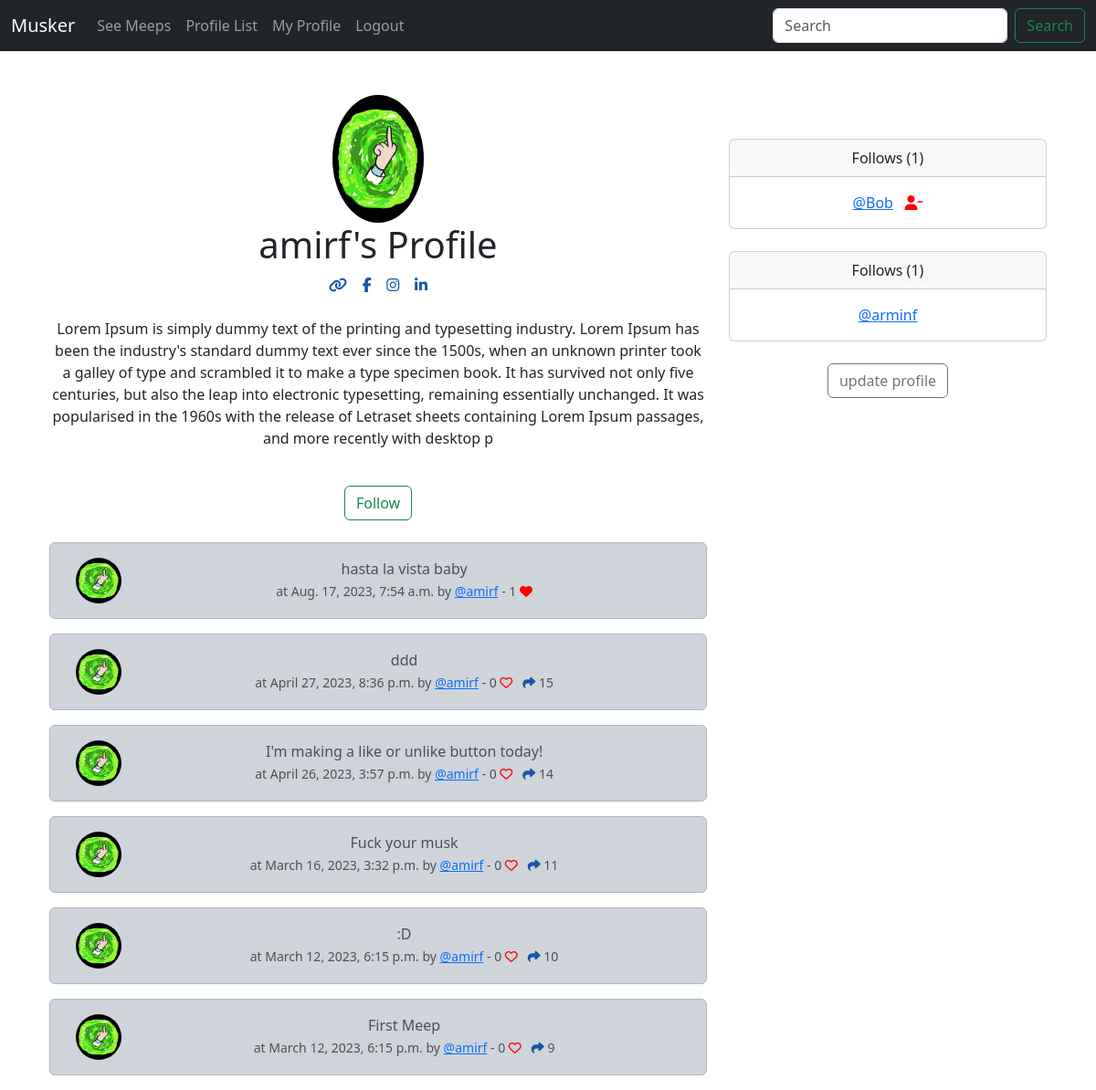
The page /profile/1 (signed in) on the database as committed earlier.
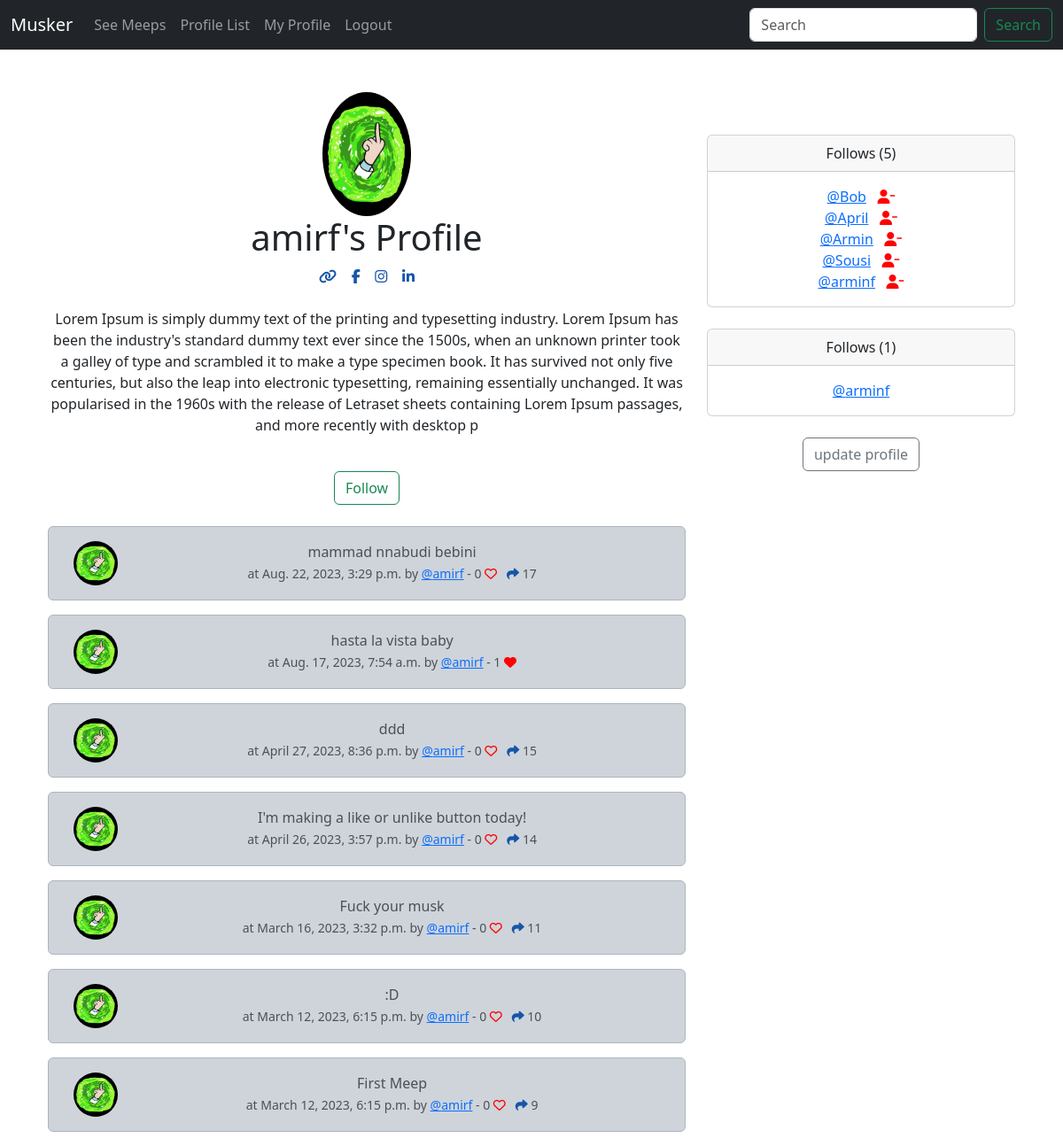
The same page on the database as committed later.
### musker/models.py (models this page shows, shortened)
class Meep(models.Model):
    user = models.ForeignKey(
        User,
        related_name= "meeps",
        on_delete= models.DO_NOTHING,
    )
    body = models.CharField(max_length=200)
    created_at = models.DateTimeField(auto_now_add=True)
    likes = models.ManyToManyField(User, related_name="meep_like", blank=True)
    def number_of_likes(self):
        return self.likes.count()

class Profile(models.Model):
    user = models.OneToOneField(User, on_delete=models.CASCADE)
    follows = models.ManyToManyField(
    "self",
    related_name = "followed_by",
    symmetrical = False,
    blank = True)
    date_modified = models.DateTimeField(User,auto_now=True)
    profile_image = models.ImageField(null=True, blank=True, upload_to="images/")
    profile_bio = models.CharField(null=True, blank=True, max_length=500)
    homepage_link = models.CharField(null=True, blank=True, max_length=100)
    facebook_link = models.CharField(null=True, blank=True, max_length=100)
    instagram_link = models.CharField(null=True, blank=True, max_length=100)
    linkedin_link = models.CharField(null=True, blank=True, max_length=100)
    def __str__(self):
        return self.user.username

### musker/views.py (the view, shortened to what this page needs)
# urls.py: path('profile/<int:pk>', views.profile, name='profile'),
def profile(request, pk):
    if request.user.is_authenticated:
        profile = Profile.objects.get(user_id=pk)
        meeps = Meep.objects.filter(user_id=pk).order_by("-created_at")
        return render(request,"profile.html", {
            "profile": profile,
            "meeps": meeps,
        })
    else:
        messages.success(request,("You must be logged in..."))
        return redirect('home')

### musker/templates/profile.html (shortened to what the changed rows need)
{% extends 'base.html' %}
{% load static %}
{% block content %}
    <div class="container text-center">
        <div class="row">
            <div class="col-8">
                {% if profile.profile_image %}
                  <img src="{{profile.profile_image.url}}" alt="" width="100" class="rounded-circle">
                {% else %}
                  <img src="{% static 'images/profile_pic.png' %}" width="100" class="rounded-circle" alt="...">
                {% endif %}
                <h1>{{ profile.user.username}}'s Profile</h1>
                {% if profile.homepage_link %}
                <a href="{{ profile.homepage_link }}" target="new">
                      <i class="fa-solid fa-link" style="color:rgb(22, 85, 168)"></i></a>
                      {% endif %}
                      {% if profile.facebook_link %}
                <a href="{{ profile.facebook_link }}" target="new">
                  <i class="fa-brands fa-facebook-f" style="color:rgb(22, 85, 168)"></i></a>
                      {% endif %}
                      {% if profile.instagram_link %}
                <a href="{{ profile.instagram_link }}" target="new">
                  <i class="fa-brands fa-instagram" style="color:rgb(22, 85, 168)"></i></a>
                      {% endif %}
                      {% if profile.linkedin_link %}
                <a href="{{ profile.linkedin_link }}" target="new">
                  <i class="fa-brands fa-linkedin-in" style="color:rgb(22, 85, 168)"></i></a>
                      {% endif %}
                <br/><br/>
                {% if profile.profile_bio %}
                  <p>
                    {{profile.profile_bio }}
                  </p>
                {% endif %}
                <br>
                <form method=POST>
                    {% if profile in user.profile.follows.all %}
                    <button type="submit" class="btn btn-outline-danger" name="follow" value="unfollow">Unfollow</button>
                    {% else %}
                    <button type="submit" class="btn btn-outline-success" name="follow" value="follow">Follow</button>
                    {% endif %}
                </form>
                <br>
                {% if meeps %}
                {% for meep in meeps %}
                <div class="alert alert-dark" role="alert">
                  <div class="container">
                    <div class="row">
                      <div class="col-1">
                        {% if profile.profile_image %}
                          <img src="{{ profile.profile_image.url }}" height="50" width="50" class="rounded-circle" alt="">
                        {% else %}
                          <img src="{% static 'images/profile_pic.png' %}" height="50" width="50" class="rounded-circle" alt="...">
                        {% endif %}</div>
                        <div class="col-11">
                        {{ meep.body }}<br>
                        <small class="text-muted">
                          at {{ meep.created_at}} by <a class="card-text" href="{% url 'profile' profile.user.id %}" >@{{ profile.user.username|lower }}</a>
                          - {{meep.number_of_likes}}
                          {% if user in meep.likes.all %}
                          <a href="{% url 'meep_like' meep.id %}"><i class="fa-solid fa-heart" style="color:red"></i></a>
                          {% else %}
                          <a href="{% url 'meep_like' meep.id %}"><i class="fa fa-heart-o" style="color:red"></i></a>
                          <a href="{% url 'meep_show' meep.id %}"><i class="fa-solid fa-share" style="color:rgb(22, 85, 168)"></i></a>
                          {{meep.id}}
                          {% endif %}
                        </small>
                      </div>
                    </div>
                  </div>
                </div>
                {% endfor %}
                {% endif %}
              </div>
              <div class="col-4">
                <br>
                <br>
                <div class="card">
                    <div class="card-header">
                      Follows ({{ profile.follows.count }})
                    </div>
                    <div class="card-body">
                      <p class="card-text">
                        {% for following in profile.follows.all %}
                        <a href="{% url 'profile' following.user.id %}">@{{ following }}</a>  &nbsp; <a href="{% url 'unfollow' following.user.id %}"><i class="fa-solid fa-user-minus" style="color: #ff0000;"></i></a> <br>
                        {% endfor %}</p>
                    </div>
                </div>
                <br>
                <div class="card">
                    <div class="card-header">
                      Follows ({{ profile.followed_by.count }})
                    </div>
                    <div class="card-body">
                      <p class="card-text">
                        {% for following in profile.followed_by.all %}
                        <a href="{% url 'profile' following.user.id %}">@{{ following }}</a><br>
                        {% endfor %}</p>
                    </div>
                </div>
                <br>
              </div>
        </div>
    </div>
{% endblock %}

Rows that differ between the two databases and show on the page:
changed Profile "amirf": follows.count "1" → "5"
added Meep: profile_image (picture), body "mammad nnabudi bebini", created_at "Aug. 22, 2023, 3:29 p.m.", {{ profile.user.username|lower }} "amirf", number_of_likes "0", id "17"
now on this page (row unchanged): Profile: user.username "April"
now on this page (row unchanged): Profile: user.username "Armin"
now on this page (row unchanged): Profile: user.username "Sousi"
now on one of the page's lists (row unchanged): Profile: user.username "arminf"
